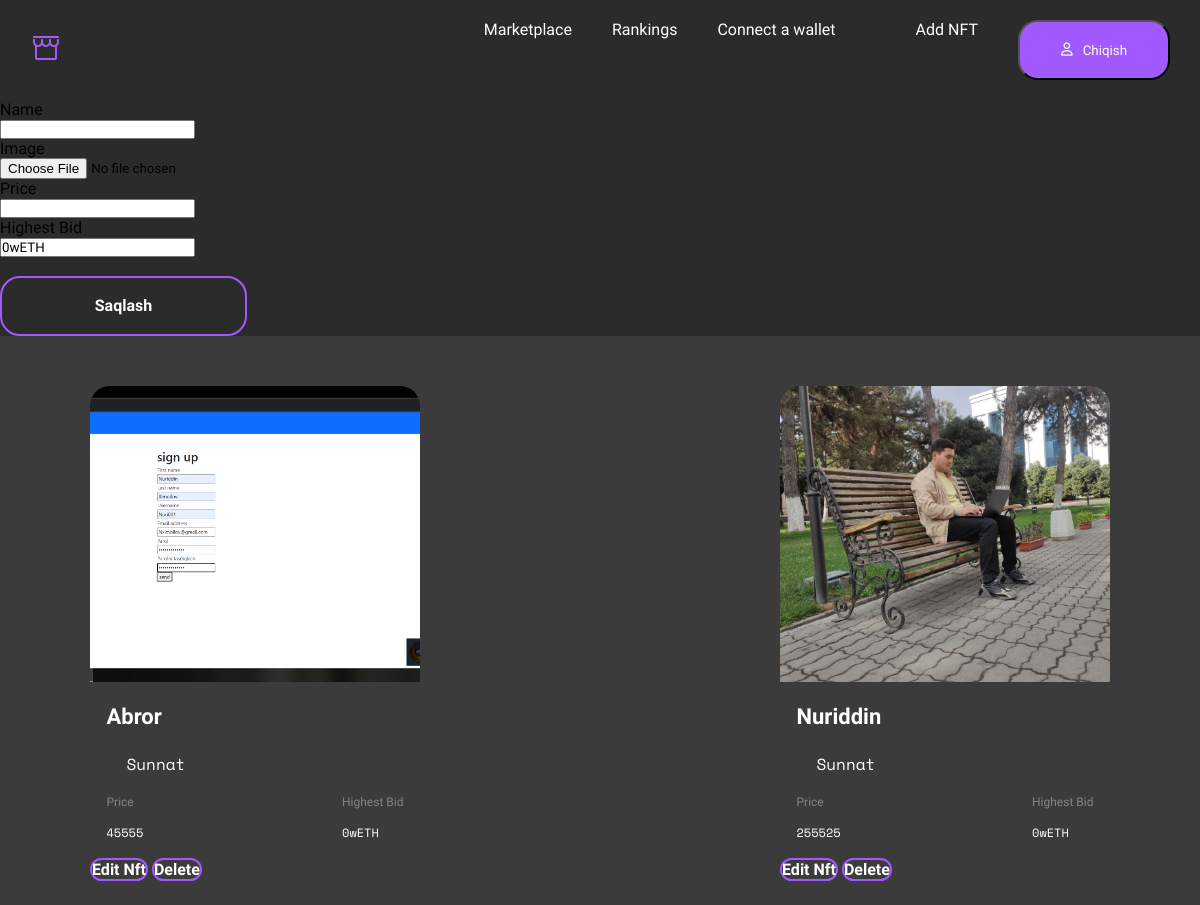
The app's page /addnft/1 (signed in) with its own data.
### home/models.py (models this page shows, shortened)
class AddNftModel(models.Model):
    user = models.ForeignKey(UserModel, on_delete=models.CASCADE, null=True)
    name = models.CharField(max_length=100)
    image = models.ImageField(upload_to='image/', default='defult_img', null=True ,blank=True)
    price = models.CharField(max_length=50)
    Highest_Bid = models.CharField(max_length=50, default='0wETH')

### home/views.py (the view, shortened to what this page needs)
# urls.py: path('addnft/<int:addid>',AddNFTView, name='addnft'),
def AddNFTView(request,addid):
    profile_id = UserModel.objects.get(id=addid)
    form = AddNFTform()
    nft = AddNftModel.objects.filter(user_id=addid)
    useredit = UserModel.objects.all()
    ctx ={
        'form':form,
        'nft':nft,
        'useredit':useredit,
    }
    return render(request, 'addnft.html',ctx)

### home/form.py
class AddNFTform(forms.ModelForm):
    class Meta:
        model = AddNftModel
        fields = '__all__'
        exclude = ['user']

### template/addnft.html (shortened to what this page needs)
{% extends 'navbar.html' %}
{% block content %}
        <form  action="{% url 'addnft' user.id %}" method="POST" enctype="multipart/form-data">
            {% for f in form %}
            <div class="col-md-6">
                <p>{{f.label}}</p>
                <div class="mt-3">{{f}}</div>
            </div>
            {% endfor %}
            <br>
            <button class="btn btn-primary">Saqlash</button>
        </form>
                <div class="container_fluid">
                    <div class="container">
                        <div class="artist_card_box">
                            {% for nfts in nft  %}
                            <div class="discover_card">
                                <div class="descover_card_image_box">
                                    <img src="{{nfts.image.url}}" alt="">
                                </div>
                                <div class="descover_card_body">
                                    <p class="categories_card_body_text">{{nfts.name}}</p>
                                    <div class="discover_card_profile">
                                        <p>{{user}}</p>
                                    </div>
                                </div>
                                <div class="descover_card_footer">
                                    <div class="discover_footer">
                                        <p class="footer_left_title">Price</p>
                                        <p class="footer_left_text">{{nfts.price}}</p>
                                    </div>
                                    <div class="discover_footer">
                                        <p class="footer_left_title">Highest Bid</p>
                                        <p class="footer_left_text">{{nfts.Highest_Bid}}</p>
                                    </div>
                                </div>
                                <a class="btn btn-primary" href="{% url 'eddnft' nfts.id %}">Edit Nft</a>
                                <a class="btn btn-primary" href="{% url 'delnft' nfts.id %}">Delete</a>
                            </div>
                            {% endfor %}
                        </div>
                    </div>
                </div>
{% endblock %}

### static/style.css (style rules this page uses)
* { margin: 0; padding: 0; box-sizing: border-box; font-family: 'Work Sans', sans-serif; list-style-type: none; text-decoration: none; }
body { background: #2B2B2B; }
:root { --oq: #FFFFFF; --text: 22px; --title: 38px; --bg: #A259FF; }
.container { width: 85%; margin: 0 auto; height: auto; }
.btn { width: 247px; height: 60px; border-radius: 20px; border: 2px solid var(--bg); background-color: transparent; font-weight: 600; font-size: 16px; line-height: 22px; color: var(--oq); transition: .2s ease-in-out; }
.categories_card_body_text { font-weight: 600px; font-size: 22px; line-height: 30px; color: var(--oq); width: 90%; margin: 20px auto; }
.discover_card { width: 330px; height: 469px; background-color: #3B3B3B; border-radius: 20px; }
.descover_card_image_box { width: 100%; height: 296px; overflow: hidden; border-top-right-radius: 20px; border-top-left-radius: 20px; }
.descover_card_image_box img { width: 100%; height: 100%; object-fit: cover; overflow: hidden; transition: .2s ease-in-out; }
.discover_card_profile { width: 90%; margin: 0 auto; display: flex; align-items: center; column-gap: 20px; height: 24px; }
.discover_card_profile p { color: var(--oq); font-family: 'Space Mono', monospace; font-weight: 400; font-style: 16px; line-height: 22px; }
.descover_card_footer { width: 90%; margin: 20px auto; height: 43px; display: flex; justify-content: space-between; }
.discover_footer { height: 100%; display: grid; align-content: space-between; }
.footer_left_title { color: #858584; font-weight: 400; font-size: 12px; line-height: 13px; }
.footer_left_text { color: var(--oq); font-weight: 400; font-size: 12px; line-height: 13px; font-family: 'Space Mono', monospace; }
@media screen and (min-width: 577px) { .btn { position: absolute; width: 100%; height: 60px; border-radius: 20px; border: 2px solid var(--bg); background-color: transparent; font-weight: 600; font-size: 16px; line-height: 22px; color: var(--oq); transition: .2s ease-in-out; bottom: 12px; left: 50%; transform: translateX(-50%); } }
@media screen and (min-width: 577px) { .categories_card_body_text { font-size: 16px; } }
@media screen and (min-width: 577px) { .discover_card { width: 100%; height: 469px; background-color: #3B3B3B; border-radius: 20px; } }
@media screen and (min-width: 768px) { .btn { position: static; width: 178px; height: 60px; border-radius: 20px; border: 2px solid var(--bg); background-color: transparent; font-weight: 600; font-size: 16px; line-height: 22px; color: var(--oq); transition: .2s ease-in-out; transform: translateX(0%); } }
@media screen and (min-width: 768px) { .categories_card_body_text { font-size: 16px; } }
@media screen and (min-width: 768px) { .discover_card { width: 330px; height: 469px; background-color: #3B3B3B; border-radius: 20px; } }
@media screen and (min-width: 1200px) { .btn { position: static; width: 247px; height: 60px; border-radius: 20px; border: 2px solid var(--bg); background-color: transparent; font-weight: 600; font-size: 16px; line-height: 22px; color: var(--oq); transition: .2s ease-in-out; transform: translateX(0%); } }
@media screen and (min-width: 1200px) { .categories_card_body_text { font-size: 22px; font-weight: 600; line-height: 30px; } }
@media screen and (min-width: 1200px) { .discover_card { width: 330px; height: 469px; background-color: #3B3B3B; border-radius: 20px; } }

### static/artist.css (style rules this page uses)
.container_fluid { width: 100%; height: auto; padding: 50px 0; background-color: #3B3B3B; }
.artist_card_box { width: 100%; height: auto; display: flex; justify-content: space-between; row-gap: 20px; flex-wrap: wrap; }

### records on screen
AddNftModel: image (picture), name "Abror", price "45555", Highest_Bid "0wETH"
AddNftModel: image (picture), name "Nuriddin", price "255525", Highest_Bid "0wETH"

### other values on screen
{{ f.label }} "Name" "Image" "Price" "Highest Bid"
{{ user }} "Sunnat"
